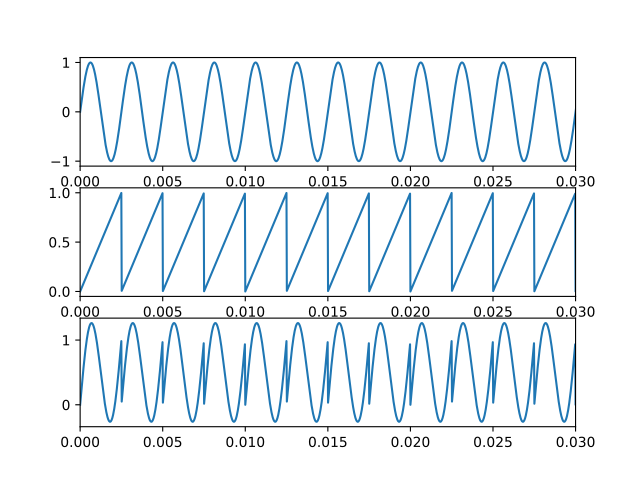

Write Python code to recreate this figure.
import numpy as np
import matplotlib.pyplot as plt
import scipy.io.wavfile as wavfile
import scipy.signal as signal
import sounddevice as sd

def sinus(f,t): return np.sin(2*np.pi*f*t)
def sawtooth(f, t): return np.mod(f*t, 1)

fs = 44100
t = np.arange(0, 3, 1/fs)

a = sinus(400,t)
c = sawtooth(400,t)

fig, axs = plt.subplots(3)
axs = axs.flatten()
for i in range(len(axs)):
    axs[i].set_xlim(0,0.03)
axs[0].plot(t,a)
axs[1].plot(t,c)
axs[2].plot(t,a+c)
plt.savefig("ex4.pdf")
plt.show()

sd.play(a+c,fs)
sd.wait()
